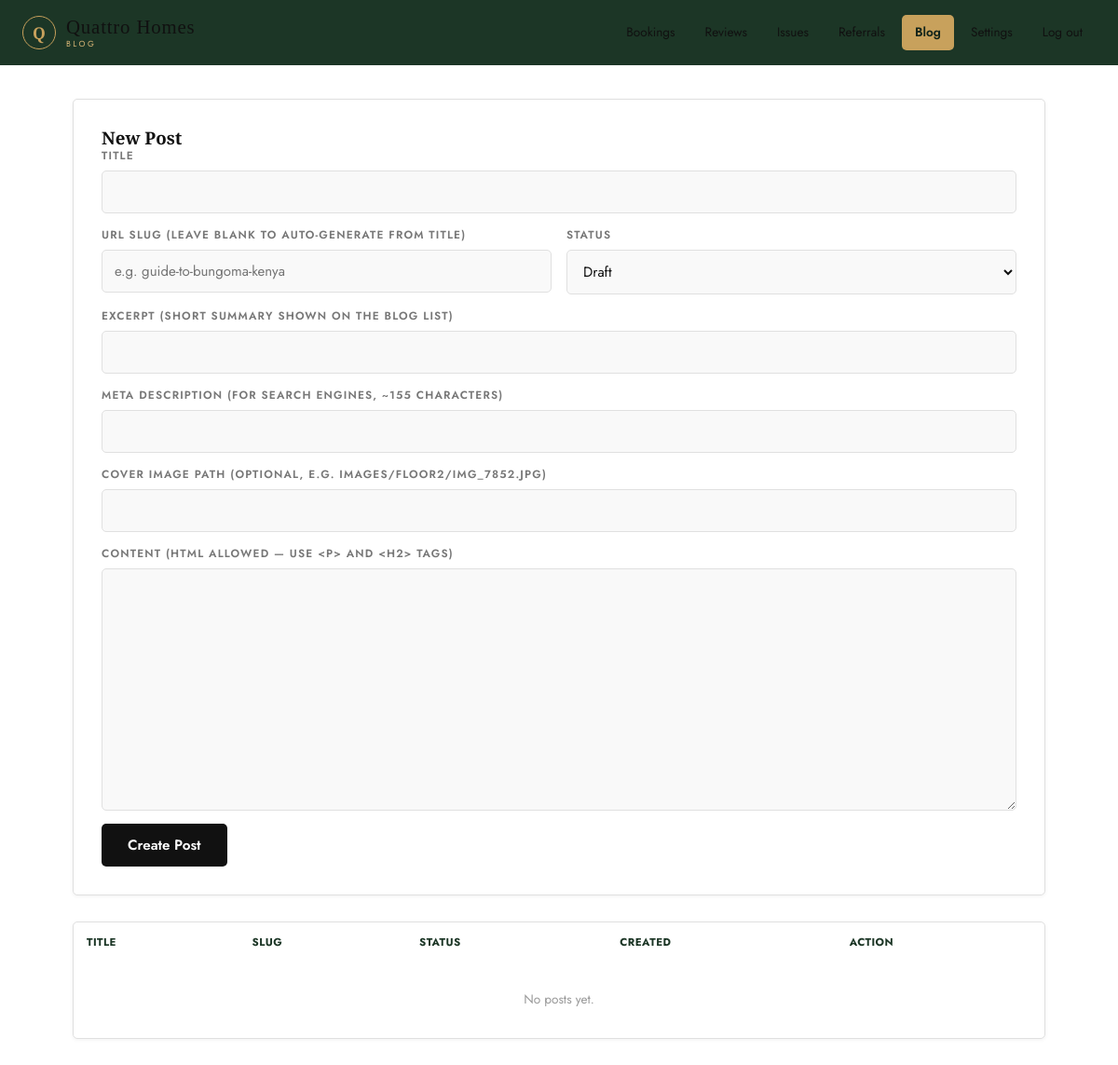
Page /admin/blog.php (signed in) on the earlier database version.
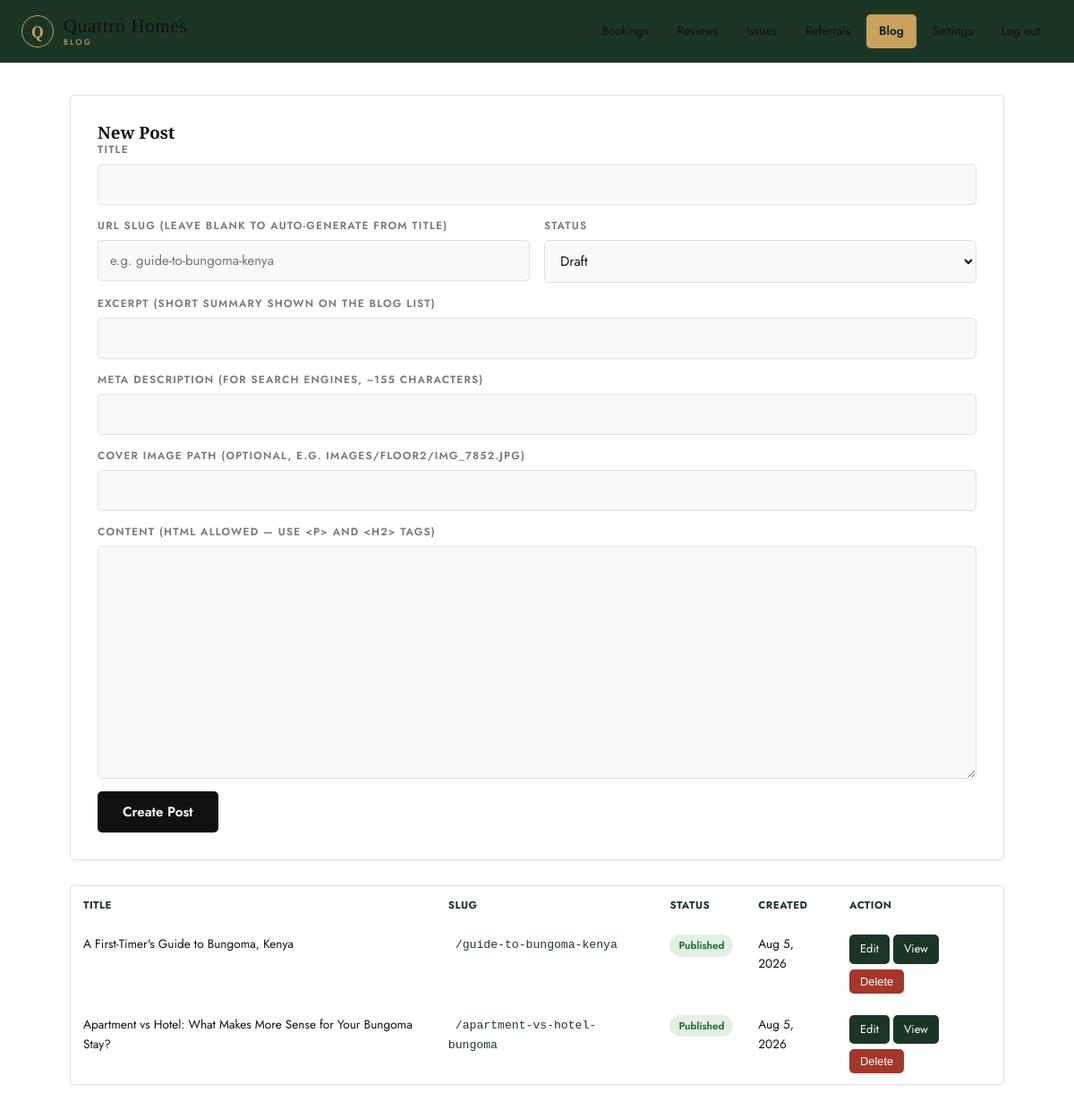
Same page on the later database version.
### tables this page shows
CREATE TABLE IF NOT EXISTS blog_posts (
    id INT AUTO_INCREMENT PRIMARY KEY,
    title VARCHAR(200) NOT NULL,
    slug VARCHAR(220) NOT NULL UNIQUE,
    excerpt VARCHAR(300) DEFAULT NULL,
    content MEDIUMTEXT NOT NULL,
    cover_image VARCHAR(255) DEFAULT NULL,
    meta_description VARCHAR(300) DEFAULT NULL,
    status ENUM('draft','published') NOT NULL DEFAULT 'draft',
    created_at TIMESTAMP DEFAULT CURRENT_TIMESTAMP,
    updated_at TIMESTAMP DEFAULT CURRENT_TIMESTAMP ON UPDATE CURRENT_TIMESTAMP
);

### admin/blog.php (the view, shortened to what this page needs)
<?php
$pdo = getDB();
$editingPost = null;
$posts = $pdo->query("SELECT * FROM blog_posts ORDER BY created_at DESC")->fetchAll(PDO::FETCH_ASSOC);
?>
<!DOCTYPE html>
<html lang="en">
<head>
<link rel="stylesheet" href="https://cdnjs.cloudflare.com/ajax/libs/font-awesome/6.5.1/css/all.min.css">
<link rel="stylesheet" href="../css/style.css">
<link rel="stylesheet" href="admin.css">
</head>
<body class="admin-body">
<header class="admin-header">
  <div class="brand" style="color:var(--cream)">
    <div class="mark">Q</div>
    <div class="name">Quattro Homes<small>Blog</small></div>
  </div>
  <nav class="admin-nav">
    <a href="dashboard.php">Bookings</a>
    <a href="reviews.php">Reviews</a>
    <a href="issues.php">Issues</a>
    <a href="referrals.php">Referrals</a>
    <a href="blog.php" class="active">Blog</a>
    <a href="settings.php">Settings</a>
    <a href="logout.php">Log out</a>
  </nav>
</header>
<div class="container" style="padding-top:36px;padding-bottom:60px;">
  <div class="card settings-card">
    <h3 style="margin-top:0;"><?php echo $editingPost ? 'Edit Post' : 'New Post'; ?></h3>
    <form method="post" class="settings-form">
      <div class="field">
        <label for="title">Title</label>
        <input type="text" id="title" name="title" required value="<?php echo htmlspecialchars($editingPost['title'] ?? ''); ?>">
      </div>
      <div class="form-row">
        <div class="field">
          <label for="slug">URL slug (leave blank to auto-generate from title)</label>
          <input type="text" id="slug" name="slug" value="<?php echo htmlspecialchars($editingPost['slug'] ?? ''); ?>" placeholder="e.g. guide-to-bungoma-kenya">
        </div>
        <div class="field">
          <label for="status">Status</label>
          <select id="status" name="status">
            <option value="draft" <?php echo (($editingPost['status'] ?? 'draft') === 'draft') ? 'selected' : ''; ?>>Draft</option>
          </select>
        </div>
      </div>
      <div class="field">
        <label for="excerpt">Excerpt (short summary shown on the blog list)</label>
        <input type="text" id="excerpt" name="excerpt" maxlength="300" value="<?php echo htmlspecialchars($editingPost['excerpt'] ?? ''); ?>">
      </div>
      <div class="field">
        <label for="meta_description">Meta description (for search engines, ~155 characters)</label>
        <input type="text" id="meta_description" name="meta_description" maxlength="300" value="<?php echo htmlspecialchars($editingPost['meta_description'] ?? ''); ?>">
      </div>
      <div class="field">
        <label for="cover_image">Cover image path (optional, e.g. images/floor2/IMG_7852.jpg)</label>
        <input type="text" id="cover_image" name="cover_image" value="<?php echo htmlspecialchars($editingPost['cover_image'] ?? ''); ?>">
      </div>
      <div class="field">
        <label for="content">Content (HTML allowed — use &lt;p&gt; and &lt;h2&gt; tags)</label>
        <textarea id="content" name="content" style="min-height:260px;font-family:monospace;font-size:0.85rem;" required><?php echo htmlspecialchars($editingPost['content'] ?? ''); ?></textarea>
      </div>
      <button type="submit" class="submit-btn" style="width:auto;padding:12px 28px;"><?php echo $editingPost ? 'Update Post' : 'Create Post'; ?></button>
    </form>
  </div>
  <div class="card" style="padding:0;overflow-x:auto;">
    <table class="admin-table">
      <thead>
        <tr><th>Title</th><th>Slug</th><th>Status</th><th>Created</th><th>Action</th></tr>
      </thead>
      <tbody>
        <?php if (!$posts): ?>
          <tr><td colspan="5" style="text-align:center;padding:30px;color:#999;">No posts yet.</td></tr>
        <?php endif; ?>
        <?php foreach ($posts as $p): ?>
          <tr>
            <td data-label="Title"><?php echo htmlspecialchars($p['title']); ?></td>
            <td data-label="Slug"><code>/<?php echo htmlspecialchars($p['slug']); ?></code></td>
            <td data-label="Status"><span class="badge badge-<?php echo $p['status'] === 'published' ? 'confirmed' : 'pending'; ?>"><?php echo ucfirst($p['status']); ?></span></td>
            <td data-label="Created"><?php echo htmlspecialchars(date('M j, Y', strtotime($p['created_at']))); ?></td>
            <td data-label="Action">
              <a href="blog.php?edit=<?php echo (int)$p['id']; ?>" class="mini-btn" style="display:inline-block;text-decoration:none;margin-bottom:6px;">Edit</a>
              <?php if ($p['status'] === 'published'): ?>
                <a href="../blog-post.php?slug=<?php echo urlencode($p['slug']); ?>" target="_blank" class="mini-btn" style="display:inline-block;text-decoration:none;margin-bottom:6px;">View</a>
              <?php endif; ?>
              <form method="post" style="display:inline;" onsubmit="return confirm('Delete this post permanently?');">
                <button type="submit" class="mini-btn" style="background:#a3382a;">Delete</button>
              </form>
            </td>
          </tr>
        <?php endforeach; ?>
      </tbody>
    </table>
  </div>
</div>
</body>
</html>

Differences in the rows shown:
added blog_posts: title "A First-Timer's Guide to Bungoma, Kenya", slug "guide-to-bungoma-kenya", status "Published", created_at "Aug 5, 2026"
added blog_posts: title "Apartment vs Hotel: What Makes More Sense for Your Bungoma Stay?", slug "apartment-vs-hotel-bungoma", status "Published", created_at "Aug 5, 2026"
Other differences:
text no longer shown: "No posts yet."
